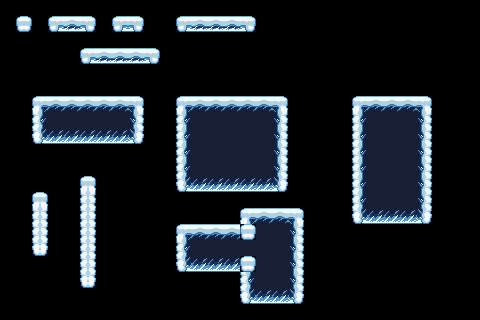

A 2D game scene composited from a Tiled map and its tileset images. What follows is a short description and the map's XML, with every tile layer's data as written:
An orthogonal 30x20 tile map with 16x16 px tiles, 1 tile layer (terrain), 1 hidden layer not drawn, 2 tilesets.

<map version="1.10" tiledversion="1.11.2" orientation="orthogonal" renderorder="right-down" width="30" height="20" tilewidth="16" tileheight="16" infinite="0" nextlayerid="6" nextobjectid="7">
 <editorsettings>
  <export target="testlvl.json" format="json" />
 </editorsettings>
 <tileset firstgid="1" source="antartica.tsx" />
 <tileset firstgid="494" source="castle.tsx" />
 <layer id="1" name="Tile Layer 1" width="30" height="20" visible="0">
  <data encoding="csv">
117,118,119,119,119,119,119,119,119,119,119,119,119,119,119,119,119,119,120,117,514,551,514,551,514,622,514,622,514,622,
146,61,321,61,321,61,321,61,321,61,321,61,321,61,321,61,321,61,321,146,551,514,551,514,551,514,622,514,622,514,
175,321,61,321,61,321,61,321,61,321,61,321,61,321,61,321,61,321,61,175,514,551,514,551,514,622,514,622,514,622,
175,61,321,61,321,61,321,61,321,61,321,0,0,61,321,0,0,61,321,175,551,514,551,514,551,514,622,514,622,514,
175,321,61,321,61,321,61,321,61,321,61,0,0,321,61,0,0,321,61,175,514,551,514,551,514,622,514,622,514,622,
175,61,321,61,321,61,321,61,321,61,321,0,0,61,321,0,0,61,321,175,551,514,551,514,551,514,622,514,622,514,
175,321,61,321,0,321,0,321,61,0,61,321,61,321,61,321,61,321,0,175,514,551,514,551,514,622,514,622,514,622,
175,61,321,61,321,61,321,61,321,0,321,61,321,0,321,61,321,61,0,175,551,514,551,514,551,514,622,514,622,514,
175,321,61,0,61,321,61,0,61,321,0,321,61,0,0,321,61,0,61,175,514,551,514,551,514,622,514,622,514,622,
175,61,321,0,321,61,321,0,321,61,0,61,321,61,321,61,321,0,321,175,551,514,551,514,551,514,622,514,622,514,
175,321,61,321,0,0,0,321,61,321,61,0,0,321,61,0,0,321,61,175,514,551,514,551,514,622,514,622,514,622,
175,61,321,61,321,61,321,61,321,61,321,61,321,0,0,61,321,61,321,175,551,514,551,514,551,514,622,514,622,514,
175,321,61,321,61,321,61,321,61,321,61,321,61,321,61,321,61,321,61,175,514,551,514,551,514,622,514,622,514,622,
204,61,321,61,321,61,321,61,321,61,321,61,321,61,321,61,321,61,321,204,551,514,551,514,551,514,622,514,622,514,
117,118,119,119,119,119,119,119,119,119,119,119,119,119,119,119,119,119,120,117,514,551,514,551,514,622,514,622,514,622,
514,622,514,622,514,622,514,622,514,622,514,622,514,622,514,622,514,622,514,622,551,514,551,514,551,514,622,514,622,514,
622,514,622,514,622,514,622,514,622,514,622,514,622,514,622,514,622,514,622,514,514,551,514,551,514,622,514,622,514,622,
514,622,514,622,514,622,514,622,514,622,514,622,514,622,514,622,514,622,514,622,551,514,551,514,551,514,622,514,622,514,
622,514,622,514,622,514,622,514,622,514,622,514,622,514,622,514,622,514,622,514,514,551,514,551,514,622,514,622,514,622,
514,622,514,622,514,622,514,622,514,622,514,622,514,622,514,622,514,622,514,622,551,514,551,514,551,514,622,514,622,514
</data>
 </layer>
 <layer id="5" name="terrain" width="30" height="20">
  <data encoding="csv">
0,0,0,0,0,0,0,0,0,0,0,0,0,0,0,0,0,0,0,0,0,0,0,0,0,0,0,0,0,0,
0,1,0,2,3,4,0,2,4,0,0,2,3,3,3,4,0,0,0,0,0,0,0,0,0,0,0,0,0,0,
0,0,0,0,0,0,0,0,0,0,0,0,0,0,0,0,0,0,0,0,0,0,0,0,0,0,0,0,0,0,
0,0,0,0,0,2,3,3,3,4,0,0,0,0,0,0,0,0,0,0,0,0,0,0,0,0,0,0,0,0,
0,0,0,0,0,0,0,0,0,0,0,0,0,0,0,0,0,0,0,0,0,0,0,0,0,0,0,0,0,0,
0,0,0,0,0,0,0,0,0,0,0,0,0,0,0,0,0,0,0,0,0,0,0,0,0,0,0,0,0,0,
0,0,31,32,32,32,32,32,33,0,0,31,32,32,32,32,32,33,0,0,0,0,31,32,32,32,33,0,0,0,
0,0,60,61,61,61,61,61,62,0,0,60,61,61,61,61,61,62,0,0,0,0,60,61,61,61,62,0,0,0,
0,0,89,90,90,90,90,90,91,0,0,60,61,61,61,61,61,62,0,0,0,0,60,61,61,61,62,0,0,0,
0,0,0,0,0,0,0,0,0,0,0,60,61,61,61,61,61,62,0,0,0,0,60,61,61,61,62,0,0,0,
0,0,0,0,0,0,0,0,0,0,0,60,61,61,61,61,61,62,0,0,0,0,60,61,61,61,62,0,0,0,
0,0,0,0,0,30,0,0,0,0,0,89,90,90,90,90,90,91,0,0,0,0,60,61,61,61,62,0,0,0,
0,0,30,0,0,59,0,0,0,0,0,0,0,0,0,0,0,0,0,0,0,0,60,61,61,61,62,0,0,0,
0,0,59,0,0,59,0,0,0,0,0,0,0,0,0,31,32,32,33,0,0,0,89,90,90,90,91,0,0,0,
0,0,59,0,0,59,0,0,0,0,0,31,32,32,32,1,61,61,62,0,0,0,0,0,0,0,0,0,0,0,
0,0,88,0,0,59,0,0,0,0,0,60,61,61,61,61,61,61,62,0,0,0,0,0,0,0,0,0,0,0,
0,0,0,0,0,59,0,0,0,0,0,89,90,90,90,1,61,61,62,0,0,0,0,0,0,0,0,0,0,0,
0,0,0,0,0,88,0,0,0,0,0,0,0,0,0,60,61,61,62,0,0,0,0,0,0,0,0,0,0,0,
0,0,0,0,0,0,0,0,0,0,0,0,0,0,0,89,90,90,91,0,0,0,0,0,0,0,0,0,0,0,
0,0,0,0,0,0,0,0,0,0,0,0,0,0,0,0,0,0,0,0,0,0,0,0,0,0,0,0,0,0
</data>
 </layer>
</map>
